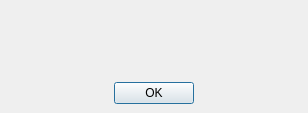
<ui version="4.0" >
 <class>Perforce::Internal::PromptDialog</class>
 <widget class="QDialog" name="Perforce::Internal::PromptDialog" >
  <property name="geometry" >
   <rect>
    <x>0</x>
    <y>0</y>
    <width>308</width>
    <height>113</height>
   </rect>
  </property>
  <property name="windowTitle" >
   <string>Perforce Prompt</string>
  </property>
  <layout class="QVBoxLayout" >
   <property name="margin" >
    <number>9</number>
   </property>
   <property name="spacing" >
    <number>6</number>
   </property>
   <item>
    <widget class="QLabel" name="msgLabel" >
     <property name="sizePolicy" >
      <sizepolicy vsizetype="Expanding" hsizetype="Preferred" >
       <horstretch>0</horstretch>
       <verstretch>0</verstretch>
      </sizepolicy>
     </property>
     <property name="text" >
      <string/>
     </property>
     <property name="textFormat" >
      <enum>Qt::AutoText</enum>
     </property>
    </widget>
   </item>
   <item>
    <layout class="QGridLayout" >
     <property name="margin" >
      <number>0</number>
     </property>
     <property name="spacing" >
      <number>6</number>
     </property>
    </layout>
   </item>
   <item>
    <spacer>
     <property name="orientation" >
      <enum>Qt::Vertical</enum>
     </property>
     <property name="sizeType" >
      <enum>QSizePolicy::Expanding</enum>
     </property>
     <property name="sizeHint" >
      <size>
       <width>20</width>
       <height>30</height>
      </size>
     </property>
    </spacer>
   </item>
   <item>
    <layout class="QHBoxLayout" >
     <property name="margin" >
      <number>0</number>
     </property>
     <property name="spacing" >
      <number>6</number>
     </property>
     <item>
      <spacer>
       <property name="orientation" >
        <enum>Qt::Horizontal</enum>
       </property>
       <property name="sizeHint" >
        <size>
         <width>40</width>
         <height>20</height>
        </size>
       </property>
      </spacer>
     </item>
     <item>
      <widget class="QPushButton" name="okButton" >
       <property name="text" >
        <string>OK</string>
       </property>
      </widget>
     </item>
     <item>
      <spacer>
       <property name="orientation" >
        <enum>Qt::Horizontal</enum>
       </property>
       <property name="sizeHint" >
        <size>
         <width>40</width>
         <height>20</height>
        </size>
       </property>
      </spacer>
     </item>
    </layout>
   </item>
  </layout>
 </widget>
 <resources/>
 <connections>
  <connection>
   <sender>okButton</sender>
   <signal>clicked()</signal>
   <receiver>Perforce::Internal::PromptDialog</receiver>
   <slot>accept()</slot>
   <hints>
    <hint type="sourcelabel" >
     <x>278</x>
     <y>253</y>
    </hint>
    <hint type="destinationlabel" >
     <x>96</x>
     <y>254</y>
    </hint>
   </hints>
  </connection>
 </connections>
</ui>
